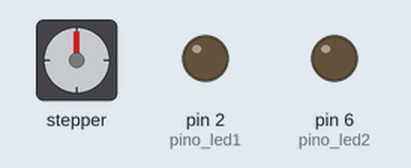
This sketch was run on a simulated Arduino Uno, built with avr-gcc and run on an emulated ATmega328P. Parts: stepper motor, output pins drawn as LEDs (lit = HIGH). Stepper angles assume 200 steps per turn.

Above: at 0.15 s.
At 9.75 s:
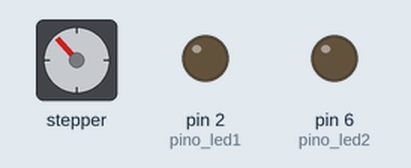
At 19.96 s:
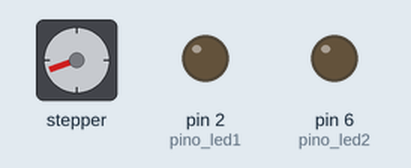
At 39.77 s:
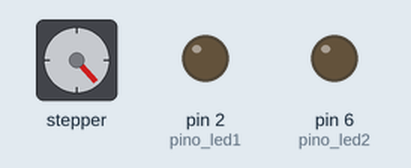
Timing chart, 0 to 40.0 s (numbered marks = the images above):
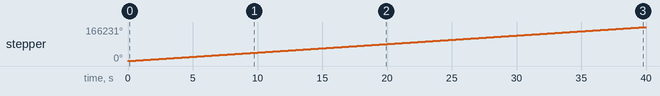

Measured:
- by itself, stepper: keeps turning clockwise at about 4156°/s

The sketch:

ropev3.ino
```cpp
// PIVIC - ROPE V3

#include <AccelStepper.h>

// Pinos conectados ao Step e Dir do Easydriver
int pino_passo = 5; //Step
int pino_direcao = 4; //Dir

int pino_hall = 3;
int pino_led1 = 2;
int pino_led2 = 6;
int pino_buzzer = 7;

#define MotorInterfaceType 1

//Inicialização
// 1 - EasyDriver
// 5 - Porta do STEP
// 4 - Porta do DIR
AccelStepper motor = AccelStepper(MotorInterfaceType, pino_passo, pino_direcao);

// 1 - Anti-Horario
// 0 - Horario
int direcao = 0;

//VAR leitura do sensor hall
int hall;

// Quantidade de passos para uma volta completa
int limite_passos = 360;

// Tempo de cada passo
int microsegundos = 120;

void setup() {
  pinMode(pino_led1, OUTPUT);
  pinMode(pino_led2, OUTPUT);

  pinMode(pino_hall, INPUT);

  Serial.begin(9600);

  motor.setMaxSpeed(3800);
}

void loop(){
  motor.setSpeed(3800);
  motor.runSpeed();
}
```
